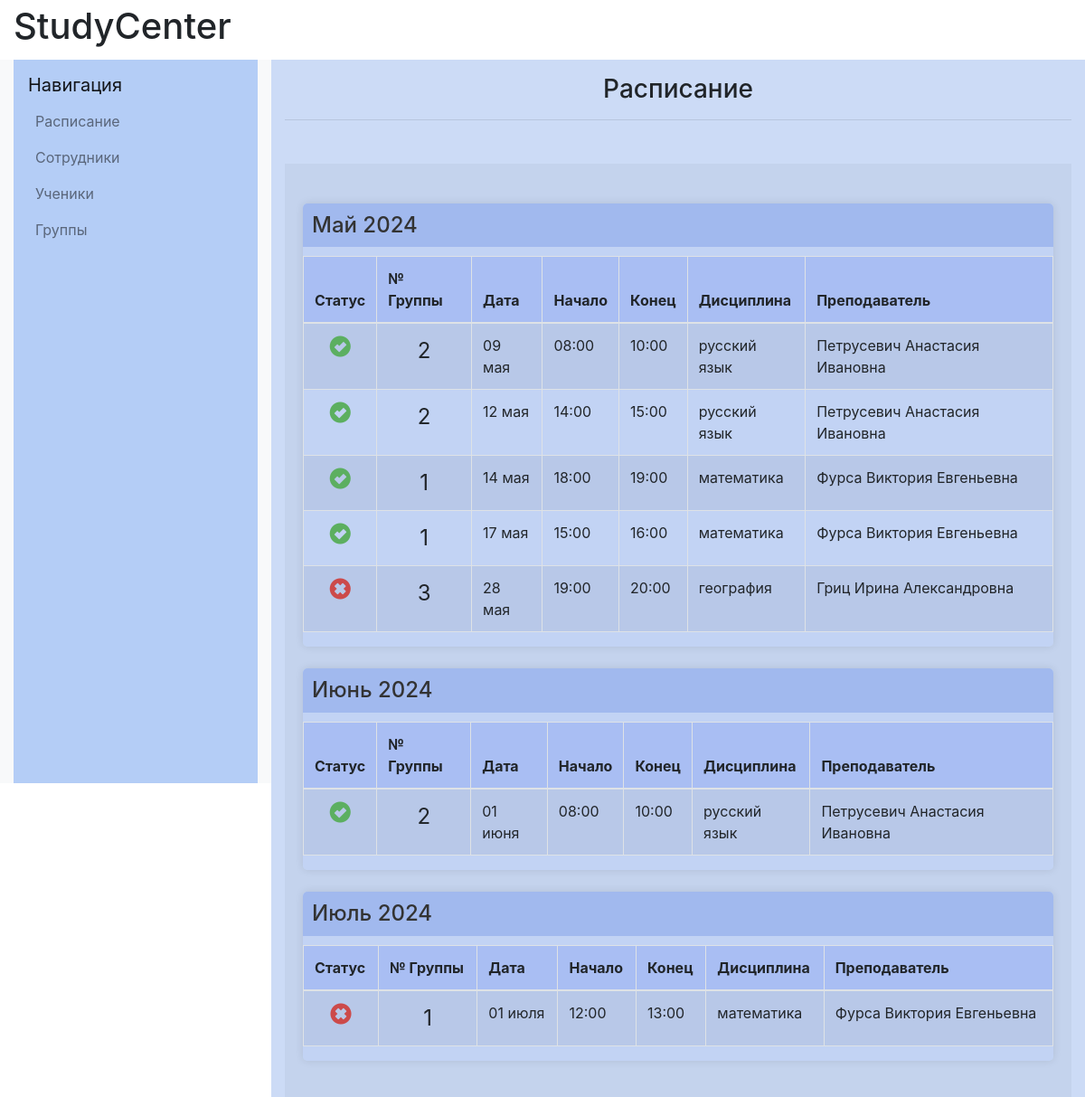
The app's page /, older data.
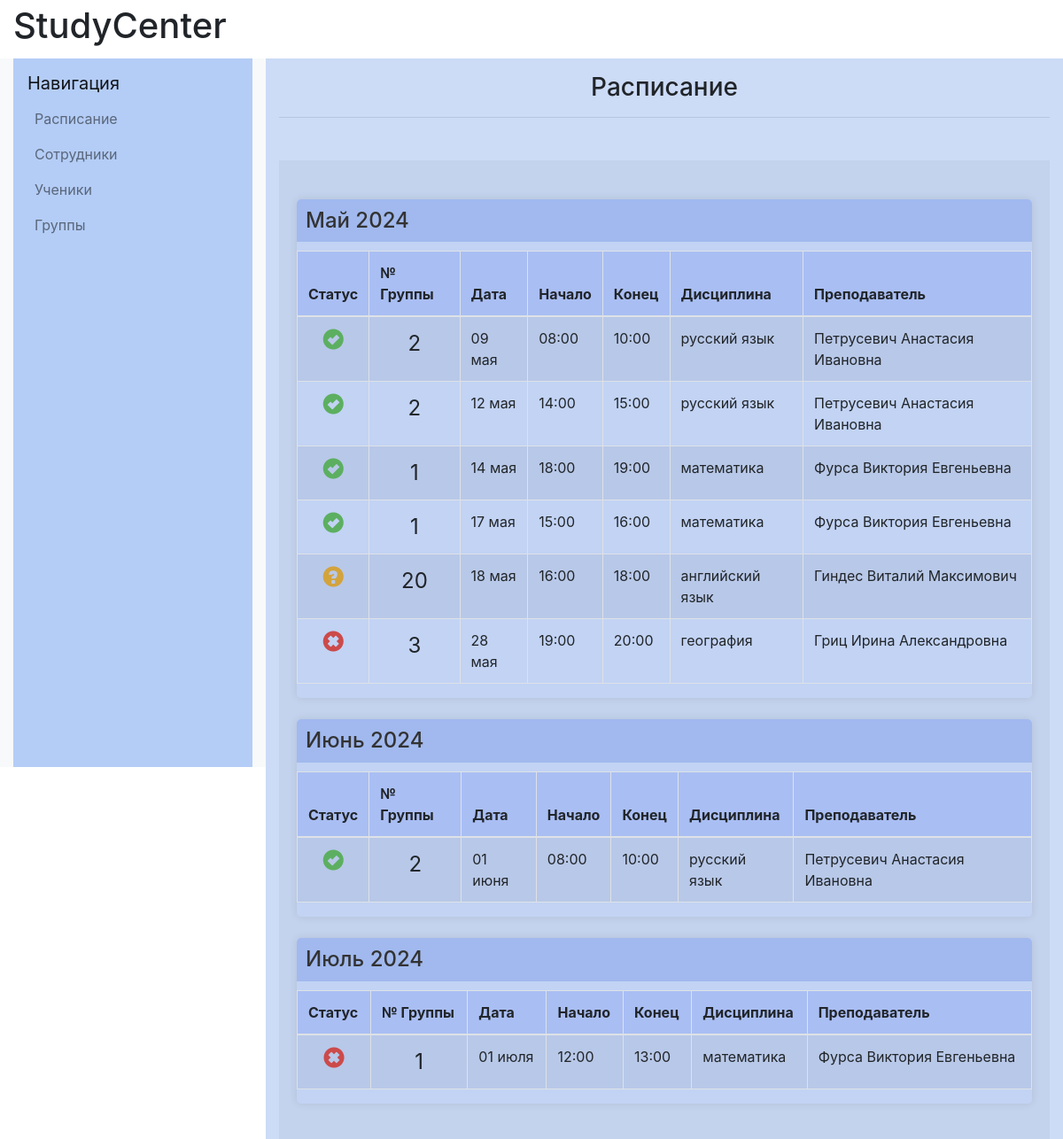
The same page, newer data.
### catalog/models.py (models this page shows, shortened)
class Lesson(models.Model):
    date = models.DateField()
    start_time = models.DateTimeField()
    duration = models.IntegerField()
    group = models.ForeignKey(Group, on_delete=models.CASCADE)
    objects = models.Manager()

class Group(models.Model):
    subject = models.ForeignKey(Subject, on_delete=models.CASCADE)
    grade = models.IntegerField(validators=[
        MaxValueValidator(11),
        MinValueValidator(1)
    ])
    group_capacity = models.IntegerField(default=1,
                                         validators=[
                                            MaxValueValidator(8),
                                            MinValueValidator(1)
    ])
    type = models.ForeignKey(Type, on_delete=models.CASCADE)
    teacher=models.ForeignKey(Worker,
                              on_delete=models.CASCADE,
                              null=True,
                              default=None
    )
    objects = models.Manager()
    created = models.BooleanField(default=False)

class Subject(models.Model):
    name=models.CharField(max_length=100)
    objects=models.Manager()
    def __str__(self):
        return self.name

class Worker(models.Model):
    firstname=models.CharField(max_length=20, verbose_name="Имя")
    lastname=models.CharField(max_length=20, verbose_name="Фамилия")
    fathername=models.CharField(max_length=20, verbose_name="Отчество")
    date_of_birth=models.DateField(verbose_name="Дата рождения")
    gender=models.IntegerField(validators=[MinValueValidator(0), MaxValueValidator(1)], verbose_name="Пол")
    subject = models.ManyToManyField(Subject, verbose_name="Дисциплины")
    phone_number=models.CharField(max_length=11,validators=[MinLengthValidator(11)], verbose_name="Номер телефона")
    email=models.EmailField(verbose_name="E-mail")
    objects=models.Manager()
    registration_date=models.DateField()
    DoesNotExist = models.Manager

### catalog/views.py (the view)
# urls.py: path('', views.schedule, name='schedule'),
def schedule(request):
    lessons = Lesson.objects.all().order_by('date', 'start_time')
    grouped_lessons = {}
    for lesson in lessons:
        lesson.end_time = lesson.start_time + timedelta(hours=lesson.duration)
    for k, g in groupby(lessons, lambda l: l.date.replace(day=1)):
        grouped_lessons[k] = list(g)
        for lesson in grouped_lessons[k]:
            lesson.status = LessonStatus.objects.get(lesson=lesson)
    return render(request, 'schedule/schedule.html', {'grouped_lessons': grouped_lessons})

### catalog/templates/schedule/schedule.html (shortened to what this page needs)
{% extends "base_generic.html" %}
{% block content%}
            <div class="col-md-8 col-lg-9 content-container" style="background-color: #ccdbf6">
                <h1 class="h3 text-center mt-3">Расписание</h1>
                <hr class="mb-5">
               <section style="background-color: rgb(196, 211, 237); padding: 20px;">
                    {% for month, lessons in grouped_lessons.items %}
                    <div class="lesson-group mt-4" style="margin-bottom: 20px; background-color: rgba(195, 212, 245, 0.94); border-radius: 5px; box-shadow: 0 0 10px rgba(0, 0, 0, 0.1);">
                        <h3 class="lesson-month" style="color: #333; font-size: 1.5em; margin-bottom: 10px; padding: 10px; background-color: rgba(160,184,239,0.94); border-top-left-radius: 5px; border-top-right-radius: 5px;">{{ month|date:"F Y" }}</h3>
                        <div class="table-responsive" style="width: 100%;">
                            <table class="table table-striped table-bordered lesson-table" style="width: 100%; border-collapse: collapse;">
                                <thead>
                                    <tr style="background-color: rgba(158,180,243,0.68);">
                                        <th>Статус</th>
                                        <th>№ Группы</th>
                                        <th>Дата</th>
                                        <th>Начало</th>
                                        <th>Конец</th>
                                        <th>Дисциплина</th>
                                        <th>Преподаватель</th>
                                    </tr>
                                </thead>
                                <tbody>
                                    {% for lesson in lessons %}
                                    <tr class="lesson-row" style="cursor: pointer;" onclick="window.location='{% url 'lesson_details' lesson_id=lesson.id %}';" onmouseover="this.style.backgroundColor='rgba(74, 78, 137, 0.28)';" onmouseout="this.style.backgroundColor='';">
                                        <td class="text-center lesson-status">
                                            {% if lesson.status.status == 0 %}
                                                <span style="color: #cc4a4a;" class="glyphicon glyphicon-remove-sign"></span>
                                            {% elif lesson.status.status == 1 %}
                                                <span style="color: #5caf60;" class="glyphicon glyphicon-ok-sign"></span>
                                            {% elif lesson.status.status == 3 %}
                                                <span style="color: #d3a33c;" class="glyphicon glyphicon-question-sign"></span>
                                            {% endif %}
                                        </td>
                                        <td class="text-center" style="font-size: 1.5em;">{{ lesson.group.id }}</td>
                                        <td>{{ lesson.date|date:"d E" }}</td>
                                        <td>{{ lesson.start_time|time:"H:i" }}</td>
                                        <td>{{ lesson.end_time|time:"H:i" }}</td>
                                        <td>{{ lesson.group.subject }}</td>
                                        <td>{{ lesson.group.teacher.lastname }} {{ lesson.group.teacher.firstname }} {{ lesson.group.teacher.fathername }}</td>
                                    </tr>
                                    {% endfor %}
                                </tbody>
                            </table>
                        </div>
                    </div>
                    {% endfor %}
               </section>
            </div>
{% endblock content %}

Row changes from the older to the newer data that the page shows:
added Lesson: group.id "20", date "18 мая", start_time "16:00", end_time "18:00", group.subject "английский язык", group.teacher.lastname "Гиндес", group.teacher.firstname "Виталий", group.teacher.fathername "Максимович", shown under "Май 2024"
